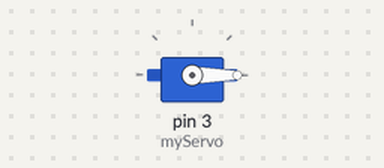
Recording of a sketch running on a simulated Arduino Uno, built with avr-gcc and run on an emulated ATmega328P. Shown: servo.

Above: at 0.05 s.
At 1.8 s:
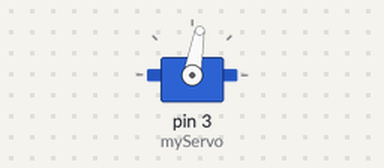
At 3.6 s:
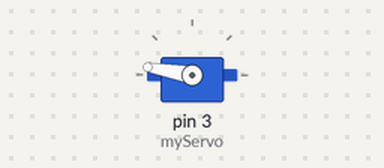
At 7.2 s:
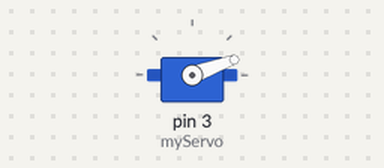
Timing chart, 0 to 9.9 s (numbered marks = the images above):
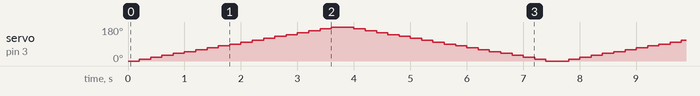

The sketch:

08_b_Servo_For_Loop.ino
```cpp
#include <Servo.h>

Servo myServo;

void setup() {
  myServo.attach(3);
}

void loop() {
  // Move from 0 to 180 degrees
  for (int angle = 0; angle <= 180; angle += 10) {
    myServo.write(angle);
    delay(200);
  }

  // Move back from 180 to 0 degrees
  for (int angle = 180; angle >= 0; angle -= 10) {
    myServo.write(angle);
    delay(200);
  }
}
```
